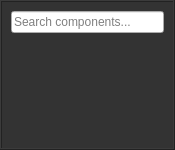
<?xml version="1.0" encoding="UTF-8"?>
<ui version="4.0">
 <class>AddComponentWidget</class>
 <widget class="QWidget" name="AddComponentWidget">
  <property name="geometry">
   <rect>
    <x>0</x>
    <y>0</y>
    <width>175</width>
    <height>150</height>
   </rect>
  </property>
  <property name="sizePolicy">
   <sizepolicy hsizetype="Minimum" vsizetype="Preferred">
    <horstretch>0</horstretch>
    <verstretch>0</verstretch>
   </sizepolicy>
  </property>
  <property name="minimumSize">
   <size>
    <width>175</width>
    <height>150</height>
   </size>
  </property>
  <property name="maximumSize">
   <size>
    <width>16777215</width>
    <height>400</height>
   </size>
  </property>
  <property name="windowTitle">
   <string>Form</string>
  </property>
  <property name="autoFillBackground">
   <bool>false</bool>
  </property>
  <property name="styleSheet">
   <string notr="true"/>
  </property>
  <layout class="QVBoxLayout" name="verticalLayout">
   <property name="spacing">
    <number>0</number>
   </property>
   <property name="leftMargin">
    <number>0</number>
   </property>
   <property name="topMargin">
    <number>0</number>
   </property>
   <property name="rightMargin">
    <number>0</number>
   </property>
   <property name="bottomMargin">
    <number>0</number>
   </property>
   <item>
    <widget class="CE::Editor::Qt::ExFrame" name="contentFrame">
     <property name="styleSheet">
      <string notr="true">#contentFrame {
	background-color: rgb(51, 51, 51);
}</string>
     </property>
     <property name="frameShape">
      <enum>QFrame::Box</enum>
     </property>
     <property name="frameShadow">
      <enum>QFrame::Raised</enum>
     </property>
     <layout class="QVBoxLayout" name="verticalLayout_2">
      <item>
       <widget class="CE::Editor::Qt::ExLineEdit" name="searchInput">
        <property name="placeholderText">
         <string>Search components...</string>
        </property>
       </widget>
      </item>
      <item>
       <widget class="QTreeView" name="treeView">
        <property name="styleSheet">
         <string notr="true">#treeView {
	background-color: rgba(0, 0, 0, 0);
}</string>
        </property>
        <property name="frameShape">
         <enum>QFrame::NoFrame</enum>
        </property>
        <property name="editTriggers">
         <set>QAbstractItemView::NoEditTriggers</set>
        </property>
        <property name="indentation">
         <number>10</number>
        </property>
        <property name="headerHidden">
         <bool>true</bool>
        </property>
       </widget>
      </item>
     </layout>
    </widget>
   </item>
  </layout>
 </widget>
 <customwidgets>
  <customwidget>
   <class>CE::Editor::Qt::ExLineEdit</class>
   <extends>QLineEdit</extends>
   <header location="global">QtComponents/Widgets/ExLineEdit.h</header>
  </customwidget>
  <customwidget>
   <class>CE::Editor::Qt::ExFrame</class>
   <extends>QFrame</extends>
   <header location="global">QtComponents/Widgets/ExFrame.h</header>
   <container>1</container>
  </customwidget>
 </customwidgets>
 <resources/>
 <connections/>
</ui>
